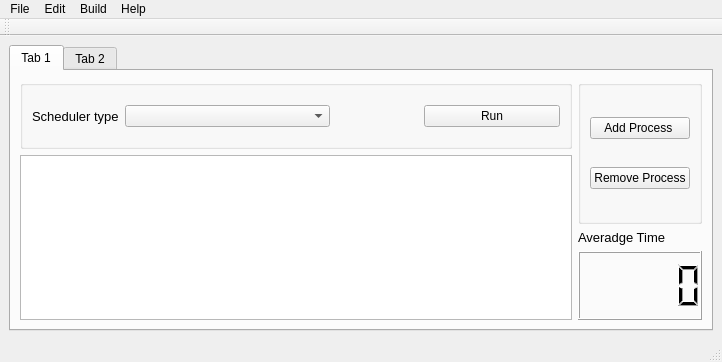
<?xml version="1.0" encoding="UTF-8"?>
<ui version="4.0">
 <class>MainWindow</class>
 <widget class="QMainWindow" name="MainWindow">
  <property name="geometry">
   <rect>
    <x>0</x>
    <y>0</y>
    <width>722</width>
    <height>362</height>
   </rect>
  </property>
  <property name="windowTitle">
   <string>MainWindow</string>
  </property>
  <widget class="QWidget" name="centralwidget">
   <layout class="QVBoxLayout" name="verticalLayout_2">
    <item>
     <widget class="QTabWidget" name="tabWidget">
      <property name="currentIndex">
       <number>0</number>
      </property>
      <widget class="QWidget" name="tab">
       <attribute name="title">
        <string>Tab 1</string>
       </attribute>
       <layout class="QGridLayout" name="gridLayout">
        <item row="0" column="3" rowspan="2">
         <widget class="QGroupBox" name="groupBox_2">
          <property name="sizePolicy">
           <sizepolicy hsizetype="Preferred" vsizetype="Preferred">
            <horstretch>0</horstretch>
            <verstretch>1</verstretch>
           </sizepolicy>
          </property>
          <property name="title">
           <string/>
          </property>
          <layout class="QVBoxLayout" name="verticalLayout">
           <item>
            <widget class="QPushButton" name="AddProcess">
             <property name="text">
              <string>Add Process </string>
             </property>
            </widget>
           </item>
           <item>
            <widget class="QPushButton" name="RemoveProcess">
             <property name="text">
              <string>Remove Process</string>
             </property>
            </widget>
           </item>
          </layout>
         </widget>
        </item>
        <item row="2" column="3">
         <widget class="QLabel" name="label_2">
          <property name="font">
           <font>
            <pointsize>10</pointsize>
           </font>
          </property>
          <property name="text">
           <string>Averadge Time</string>
          </property>
         </widget>
        </item>
        <item row="3" column="3">
         <widget class="QLCDNumber" name="lcdNumber">
          <property name="sizePolicy">
           <sizepolicy hsizetype="Minimum" vsizetype="Minimum">
            <horstretch>0</horstretch>
            <verstretch>1</verstretch>
           </sizepolicy>
          </property>
         </widget>
        </item>
        <item row="1" column="0" rowspan="3" colspan="2">
         <widget class="QListWidget" name="listWidget">
          <property name="sizePolicy">
           <sizepolicy hsizetype="Expanding" vsizetype="Expanding">
            <horstretch>1</horstretch>
            <verstretch>0</verstretch>
           </sizepolicy>
          </property>
         </widget>
        </item>
        <item row="0" column="0" colspan="2">
         <widget class="QGroupBox" name="groupBox">
          <property name="sizePolicy">
           <sizepolicy hsizetype="Preferred" vsizetype="Preferred">
            <horstretch>1</horstretch>
            <verstretch>0</verstretch>
           </sizepolicy>
          </property>
          <property name="title">
           <string/>
          </property>
          <layout class="QHBoxLayout" name="horizontalLayout_2">
           <item>
            <widget class="QLabel" name="label">
             <property name="font">
              <font>
               <pointsize>10</pointsize>
              </font>
             </property>
             <property name="text">
              <string>Scheduler type</string>
             </property>
            </widget>
           </item>
           <item>
            <widget class="QComboBox" name="comboBox">
             <property name="sizePolicy">
              <sizepolicy hsizetype="Preferred" vsizetype="Fixed">
               <horstretch>3</horstretch>
               <verstretch>0</verstretch>
              </sizepolicy>
             </property>
            </widget>
           </item>
           <item>
            <spacer name="horizontalSpacer">
             <property name="orientation">
              <enum>Qt::Horizontal</enum>
             </property>
             <property name="sizeHint" stdset="0">
              <size>
               <width>88</width>
               <height>20</height>
              </size>
             </property>
            </spacer>
           </item>
           <item>
            <widget class="QPushButton" name="Run">
             <property name="sizePolicy">
              <sizepolicy hsizetype="Minimum" vsizetype="Fixed">
               <horstretch>2</horstretch>
               <verstretch>0</verstretch>
              </sizepolicy>
             </property>
             <property name="text">
              <string>Run</string>
             </property>
            </widget>
           </item>
          </layout>
         </widget>
        </item>
       </layout>
      </widget>
      <widget class="QWidget" name="tab_2">
       <attribute name="title">
        <string>Tab 2</string>
       </attribute>
       <widget class="QGraphicsView" name="graphicsView">
        <property name="geometry">
         <rect>
          <x>10</x>
          <y>0</y>
          <width>591</width>
          <height>211</height>
         </rect>
        </property>
       </widget>
      </widget>
     </widget>
    </item>
   </layout>
  </widget>
  <widget class="QMenuBar" name="menubar">
   <property name="geometry">
    <rect>
     <x>0</x>
     <y>0</y>
     <width>722</width>
     <height>21</height>
    </rect>
   </property>
   <widget class="QMenu" name="menuFile">
    <property name="title">
     <string>File</string>
    </property>
    <addaction name="actionopen"/>
    <addaction name="actionnew"/>
   </widget>
   <widget class="QMenu" name="menuEdit">
    <property name="title">
     <string>Edit</string>
    </property>
   </widget>
   <widget class="QMenu" name="menuWindow">
    <property name="title">
     <string>Build</string>
    </property>
    <addaction name="actionGannt_Chart"/>
    <addaction name="separator"/>
    <addaction name="actionRun"/>
   </widget>
   <widget class="QMenu" name="menuHelp">
    <property name="title">
     <string>Help</string>
    </property>
    <addaction name="actionAbout_Project"/>
   </widget>
   <addaction name="menuFile"/>
   <addaction name="menuEdit"/>
   <addaction name="menuWindow"/>
   <addaction name="menuHelp"/>
  </widget>
  <widget class="QStatusBar" name="statusbar"/>
  <widget class="QToolBar" name="toolBar">
   <property name="windowTitle">
    <string>toolBar</string>
   </property>
   <attribute name="toolBarArea">
    <enum>TopToolBarArea</enum>
   </attribute>
   <attribute name="toolBarBreak">
    <bool>false</bool>
   </attribute>
  </widget>
  <action name="actionnew">
   <property name="text">
    <string>New File</string>
   </property>
  </action>
  <action name="actionopen">
   <property name="text">
    <string>Open File</string>
   </property>
  </action>
  <action name="actionAbout_Project">
   <property name="text">
    <string>About Project</string>
   </property>
  </action>
  <action name="actionGannt_Chart">
   <property name="text">
    <string>Gannt Chart</string>
   </property>
  </action>
  <action name="actionRun">
   <property name="text">
    <string>Run</string>
   </property>
  </action>
 </widget>
 <resources/>
 <connections/>
</ui>
